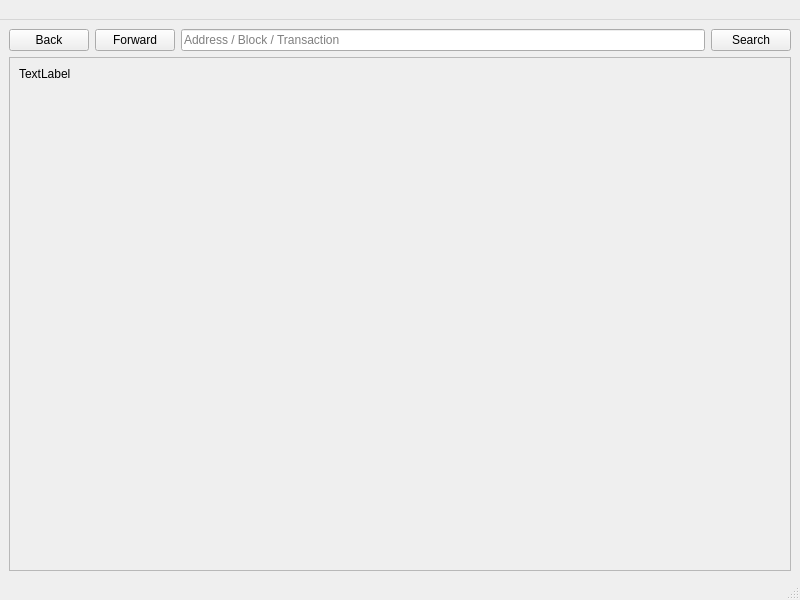
<?xml version="1.0" encoding="UTF-8"?>
<ui version="4.0">
 <class>BlockExplorer</class>
 <widget class="QMainWindow" name="BlockExplorer">
  <property name="geometry">
   <rect>
    <width>800</width>
    <height>600</height>
   </rect>
  </property>
  <property name="minimumSize">
   <size>
    <width>500</width>
    <height>300</height>
   </size>
  </property>
  <property name="windowTitle">
   <string>Blockchain Explorer</string>
  </property>
  <property name="styleSheet">
   <string notr="true"/>
  </property>
  <widget class="QWidget" name="centralwidget">
   <property name="minimumSize">
    <size>
     <width>400</width>
     <height>200</height>
    </size>
   </property>
   <property name="styleSheet">
    <string notr="true"/>
   </property>
   <layout class="QVBoxLayout" name="verticalLayout">
    <item>
     <layout class="QHBoxLayout" name="horizontalLayout">
      <property name="sizeConstraint">
       <enum>QLayout::SetMinimumSize</enum>
      </property>
      <item>
       <widget class="QPushButton" name="back">
        <property name="minimumSize">
         <size>
          <width>75</width>
          <height>20</height>
         </size>
        </property>
        <property name="text">
         <string>Back</string>
        </property>
        <property name="icon">
         <iconset>
          <normaloff>:/icons/back</normaloff>:/icons/back</iconset>
        </property>
        <property name="flat">
         <bool>false</bool>
        </property>
       </widget>
      </item>
      <item>
       <widget class="QPushButton" name="forward">
        <property name="minimumSize">
         <size>
          <width>75</width>
          <height>20</height>
         </size>
        </property>
        <property name="text">
         <string>Forward</string>
        </property>
        <property name="icon">
         <iconset>
          <normaloff>:/icons/forward</normaloff>:/icons/forward</iconset>
        </property>
       </widget>
      </item>
      <item>
       <widget class="QLineEdit" name="searchBox">
        <property name="sizePolicy">
         <sizepolicy hsizetype="Expanding" vsizetype="Fixed">
          <horstretch>5</horstretch>
          <verstretch>0</verstretch>
         </sizepolicy>
        </property>
        <property name="minimumSize">
         <size>
          <width>150</width>
          <height>20</height>
         </size>
        </property>
        <property name="inputMask">
         <string/>
        </property>
        <property name="text">
         <string/>
        </property>
        <property name="placeholderText">
         <string>Address / Block / Transaction</string>
        </property>
       </widget>
      </item>
      <item>
       <widget class="QPushButton" name="pushSearch">
        <property name="sizePolicy">
         <sizepolicy hsizetype="Minimum" vsizetype="Fixed">
          <horstretch>0</horstretch>
          <verstretch>0</verstretch>
         </sizepolicy>
        </property>
        <property name="minimumSize">
         <size>
          <width>75</width>
          <height>20</height>
         </size>
        </property>
        <property name="maximumSize">
         <size>
          <width>16777215</width>
          <height>16777215</height>
         </size>
        </property>
        <property name="text">
         <string>Search</string>
        </property>
        <property name="autoDefault">
         <bool>false</bool>
        </property>
        <property name="default">
         <bool>false</bool>
        </property>
        <property name="flat">
         <bool>false</bool>
        </property>
       </widget>
      </item>
     </layout>
    </item>
    <item>
     <widget class="QScrollArea" name="scrollArea">
      <property name="minimumSize">
       <size>
        <width>250</width>
        <height>300</height>
       </size>
      </property>
      <property name="widgetResizable">
       <bool>true</bool>
      </property>
      <widget class="QWidget" name="scrollAreaWidgetContents">
       <property name="geometry">
        <rect>
         <width>780</width>
         <height>508</height>
        </rect>
       </property>
       <property name="minimumSize">
        <size>
         <width>250</width>
         <height>300</height>
        </size>
       </property>
       <layout class="QHBoxLayout" name="horizontalLayout_2">
        <item>
         <widget class="QLabel" name="content">
          <property name="sizePolicy">
           <sizepolicy hsizetype="Preferred" vsizetype="Expanding">
            <horstretch>0</horstretch>
            <verstretch>0</verstretch>
           </sizepolicy>
          </property>
          <property name="minimumSize">
           <size>
            <width>400</width>
            <height>200</height>
           </size>
          </property>
          <property name="text">
           <string>TextLabel</string>
          </property>
          <property name="textFormat">
           <enum>Qt::RichText</enum>
          </property>
          <property name="alignment">
           <set>Qt::AlignLeading|Qt::AlignLeft|Qt::AlignTop</set>
          </property>
          <property name="textInteractionFlags">
           <set>Qt::LinksAccessibleByMouse|Qt::TextSelectableByMouse</set>
          </property>
         </widget>
        </item>
       </layout>
      </widget>
     </widget>
    </item>
   </layout>
  </widget>
  <widget class="QMenuBar" name="menubar">
   <property name="geometry">
    <rect>
     <width>800</width>
     <height>21</height>
    </rect>
   </property>
   <property name="minimumSize">
    <size>
     <width>150</width>
     <height>20</height>
    </size>
   </property>
  </widget>
  <widget class="QStatusBar" name="statusbar">
   <property name="minimumSize">
    <size>
     <width>150</width>
     <height>20</height>
    </size>
   </property>
  </widget>
 </widget>
 <resources>
  <include location="../cryptonodes.qrc"/>
 </resources>
 <connections/>
</ui>
